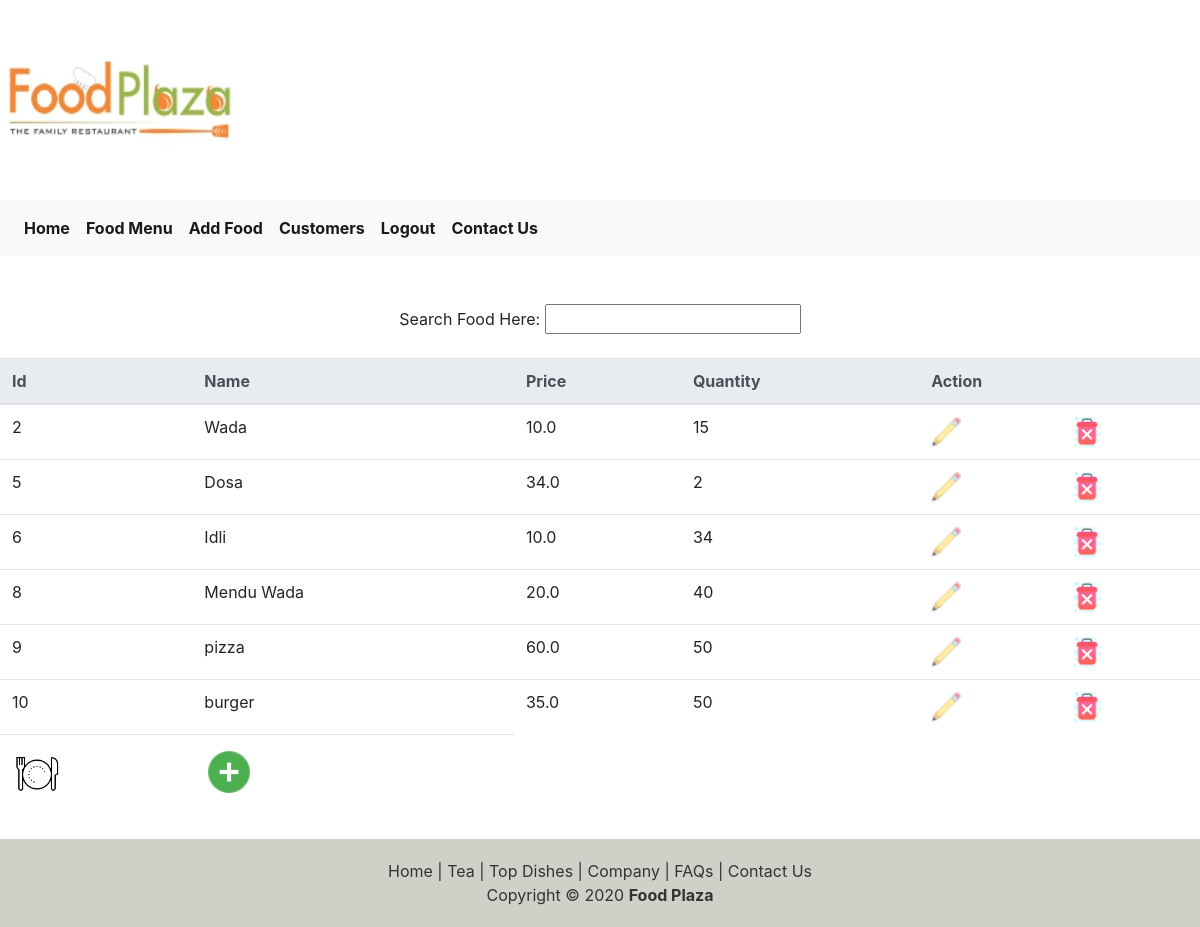
/Foodapp/foods/ (signed in), run on the app's committed database.
### Foodapp/models.py (models this page shows, shortened)
class FoodModel(models.Model):
	name=models.CharField(max_length=15)
	price=models.FloatField()
	quantity=models.IntegerField()

### Foodapp/views.py (the view)
# urls.py: path('foods/', showAllFoodsView),
def showAllFoodsView(request):
	foods=FoodModel.objects.all()
	return render(request,'Foodapp/foods.html',{'foods':foods})

### templates/Foodapp/foods.html (shortened to what this page needs)
<html>
{% load static %}
{% include 'index1.html' %}
<head>
</head>
<body>
	<br><br>
	<center>
		<caption>Search Food Here: <input type="text" id="food"></caption></center>&nbsp;
	<center>
	<table class="table">
	<thead class="thead-light">
		<tr>
			<th>Id</th>
			<th>Name</th>
			<th>Price</th>
			<th>Quantity</th>
			<th colspan="2">Action</th>
		</tr>
	</thead>
	<tbody id="ss">
		{% if foods %}
			{% for f in foods %}
				<tr>
					<td>{{f.id}}</td>
					<td>{{f.name}}</td>
					<td>{{f.price}}</td>
					<td>{{f.quantity}}</td>
					{% if request.session.utype == 'admin' %}
						<td><a href='/Foodapp/updatefood/{{f.id}}'><img src='/static/images/edit.png' width='30' height='30' alt='Update Food'></a></td>
						<td><a href='/Foodapp/delete/{{f.id}}'><img src='/static/images/delete.png' width='30' height='30' alt='Delete Food'></a></td>
					{% endif %}
				</tr>
			{% endfor %}
		{% endif %}
		<tr>
			<td><a href='/Foodapp/foods'><img src='/static/images/foods.png' width='50' height='50' alt='All Food'></a></td>
			{% if request.session.utype == 'admin' %}
				<td><a href='/Foodapp/addfood'><img src='/static/images/add.png' width='50' height='50' alt='Add Food'></a></td>
			{% endif %}
		</tr>
	</tbody>
	</table>
	{% include 'footer1.html' %}
	</center>
</body>
</html>

### data on the page
FoodModel: id "2", name "Wada", price "10.0", quantity "15"
FoodModel: id "5", name "Dosa", price "34.0", quantity "2"
FoodModel: id "6", name "Idli", price "10.0", quantity "34"
FoodModel: id "8", name "Mendu Wada", price "20.0", quantity "40"
FoodModel: id "9", name "pizza", price "60.0", quantity "50"
FoodModel: id "10", name "burger", price "35.0", quantity "50"
